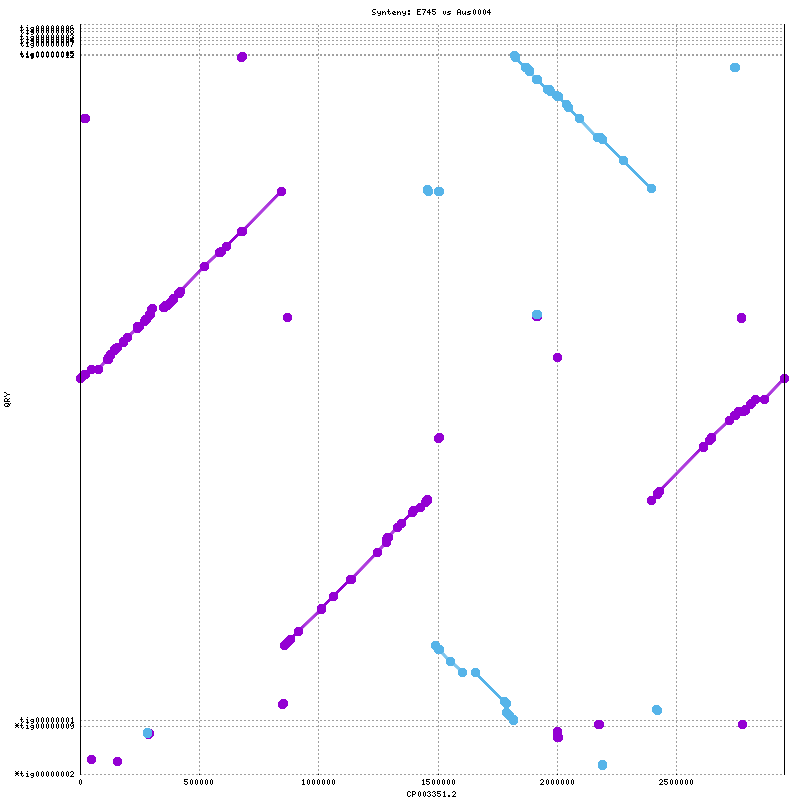

gnuplot code for this plot:
set terminal png tiny size 800,800
set output "E745_synteny.png"
set title "Synteny: E745 vs Aus0004"
set ytics ( \
 "*tig00000002" 1.0, \
 "*tig00000009" 199382.0, \
 "tig00000001" 224329.0, \
 "tig00000012" 2986803.0, \
 "tig00000005" 2991027.0, \
 "tig00000007" 3031039.0, \
 "tig00000004" 3047082.0, \
 "tig00000003" 3061815.0, \
 "tig00000008" 3084586.0, \
 "tig00000006" 3100013.0, \
 "" 3115034 \
)
set size 1,1
set grid
unset key
set border 10
set tics scale 0
set xlabel "CP003351.2"
set ylabel "QRY"
set format "%.0f"
set mouse format "%.0f"
set mouse mouseformat "[%.0f, %.0f]"
set xrange [1:2952485]
set yrange [1:3115034]
set style line 1  lt 1 lw 3 pt 6 ps 1
set style line 2  lt 3 lw 3 pt 6 ps 1
set style line 3  lt 2 lw 3 pt 6 ps 1
plot \
 "E745_synteny.fplot" title "FWD" w lp ls 1, \
 "E745_synteny.rplot" title "REV" w lp ls 2
